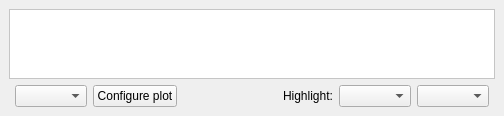
      <widget class="QWidget" name="stackedWidgetViewsPage3">
       <layout class="QVBoxLayout" name="verticalLayout_2">
        <property name="margin">
         <number>9</number>
        </property>
        <item>
         <widget class="QScrollArea" name="plotSampleScrollArea">
          <property name="palette">
           <palette>
            <active>
             <colorrole role="Base">
              <brush brushstyle="SolidPattern">
               <color alpha="255">
                <red>255</red>
                <green>255</green>
                <blue>255</blue>
               </color>
              </brush>
             </colorrole>
             <colorrole role="Window">
              <brush brushstyle="SolidPattern">
               <color alpha="255">
                <red>255</red>
                <green>255</green>
                <blue>255</blue>
               </color>
              </brush>
             </colorrole>
            </active>
            <inactive>
             <colorrole role="Base">
              <brush brushstyle="SolidPattern">
               <color alpha="255">
                <red>255</red>
                <green>255</green>
                <blue>255</blue>
               </color>
              </brush>
             </colorrole>
             <colorrole role="Window">
              <brush brushstyle="SolidPattern">
               <color alpha="255">
                <red>255</red>
                <green>255</green>
                <blue>255</blue>
               </color>
              </brush>
             </colorrole>
            </inactive>
            <disabled>
             <colorrole role="Base">
              <brush brushstyle="SolidPattern">
               <color alpha="255">
                <red>255</red>
                <green>255</green>
                <blue>255</blue>
               </color>
              </brush>
             </colorrole>
             <colorrole role="Window">
              <brush brushstyle="SolidPattern">
               <color alpha="255">
                <red>255</red>
                <green>255</green>
                <blue>255</blue>
               </color>
              </brush>
             </colorrole>
            </disabled>
           </palette>
          </property>
          <property name="autoFillBackground">
           <bool>true</bool>
          </property>
          <property name="frameShape">
           <enum>QFrame::StyledPanel</enum>
          </property>
          <property name="frameShadow">
           <enum>QFrame::Plain</enum>
          </property>
          <property name="widgetResizable">
           <bool>true</bool>
          </property>
          <property name="alignment">
           <set>Qt::AlignCenter</set>
          </property>
          <widget class="QWidget" name="scrollAreaWidgetContents_2">
           <property name="geometry">
            <rect>
             <x>0</x>
             <y>0</y>
             <width>80</width>
             <height>16</height>
            </rect>
           </property>
          </widget>
         </widget>
        </item>
        <item>
         <layout class="QHBoxLayout" name="horizontalLayout_8">
          <property name="leftMargin">
           <number>6</number>
          </property>
          <property name="rightMargin">
           <number>6</number>
          </property>
          <property name="bottomMargin">
           <number>0</number>
          </property>
          <item>
           <widget class="QComboBox" name="cboSamplePlots">
            <property name="enabled">
             <bool>true</bool>
            </property>
            <property name="sizePolicy">
             <sizepolicy hsizetype="Preferred" vsizetype="Fixed">
              <horstretch>0</horstretch>
              <verstretch>0</verstretch>
             </sizepolicy>
            </property>
            <property name="sizeAdjustPolicy">
             <enum>QComboBox::AdjustToContents</enum>
            </property>
           </widget>
          </item>
          <item>
           <widget class="QPushButton" name="btnSampleConfigurePlot">
            <property name="enabled">
             <bool>true</bool>
            </property>
            <property name="text">
             <string>Configure plot</string>
            </property>
           </widget>
          </item>
          <item>
           <spacer name="horizontalSpacer_6">
            <property name="orientation">
             <enum>Qt::Horizontal</enum>
            </property>
            <property name="sizeHint" stdset="0">
             <size>
              <width>100</width>
              <height>20</height>
             </size>
            </property>
           </spacer>
          </item>
          <item>
           <widget class="QLabel" name="label_16">
            <property name="text">
             <string>Highlight:</string>
            </property>
           </widget>
          </item>
          <item>
           <widget class="QComboBox" name="cboSampleHighlightHierarchy">
            <property name="sizeAdjustPolicy">
             <enum>QComboBox::AdjustToContents</enum>
            </property>
           </widget>
          </item>
          <item>
           <widget class="QComboBox" name="cboSampleHighlightFeature">
            <property name="insertPolicy">
             <enum>QComboBox::InsertAtBottom</enum>
            </property>
            <property name="sizeAdjustPolicy">
             <enum>QComboBox::AdjustToContents</enum>
            </property>
           </widget>
          </item>
         </layout>
        </item>
       </layout>
      </widget>
